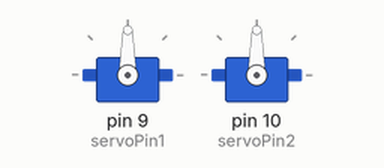
Simulated run of this sketch. Board: Arduino Uno, built with avr-gcc and run on an emulated ATmega328P. Parts: 2 × servo.

Above: at 0.1 s.
At 30.15 s:
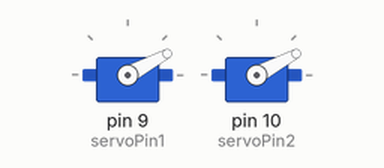
At 35.0 s:
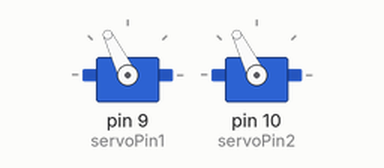
At 39.86 s:
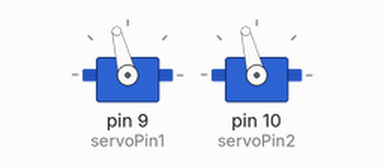
Timing chart, 0 to 40.0 s (numbered marks = the images above):
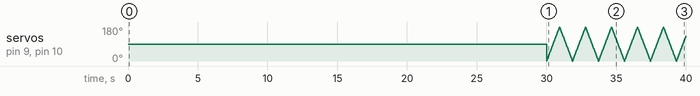

The sketch:

solar_code_.ino
```cpp
#include <Servo.h>

int servoPin1 = 9; // Pin for the first servo motor
int servoPin2 = 10; // Pin for the second servo motor

Servo servo1; // Servo object for the first motor
Servo servo2; // Servo object for the second motor

unsigned long currentMillis = 0; // Stores the current time
unsigned long previousMillis = 0; // Stores the last time action occurred
const unsigned long interval = 30000; // 30 seconds cycle
const unsigned long runTime = 10000;  // 10 seconds for servo operation

bool isRunning = false; // Tracks if servos are running

void setup() {
    servo1.attach(servoPin1); // Attach the first servo to pin 9
    servo2.attach(servoPin2); // Attach the second servo to pin 10
}

void loop() {
    currentMillis = millis(); // Get the current time

    // Check if 30 seconds have passed since the last cycle
    if (currentMillis - previousMillis >= interval) {
        previousMillis = currentMillis; // Update the previous time
        isRunning = true; // Start the servo operation
    }

    // If running, operate the servos
    if (isRunning) {
        unsigned long operationStartTime = millis(); // Capture the start time
        while (millis() - operationStartTime < runTime) {
            // Move servos from 0 to 180 degrees
            for (int angle = 0; angle <= 180; angle++) {
                servo1.write(angle);
                servo2.write(angle);
                delay(5);
            }

            // Move servos back from 180 to 0 degrees
            for (int angle = 180; angle >= 0; angle--) {
                servo1.write(angle);
                servo2.write(angle);
                delay(5);
            }
        }
        isRunning = false; // Stop the servo operation after 10 seconds
    }
}
```
